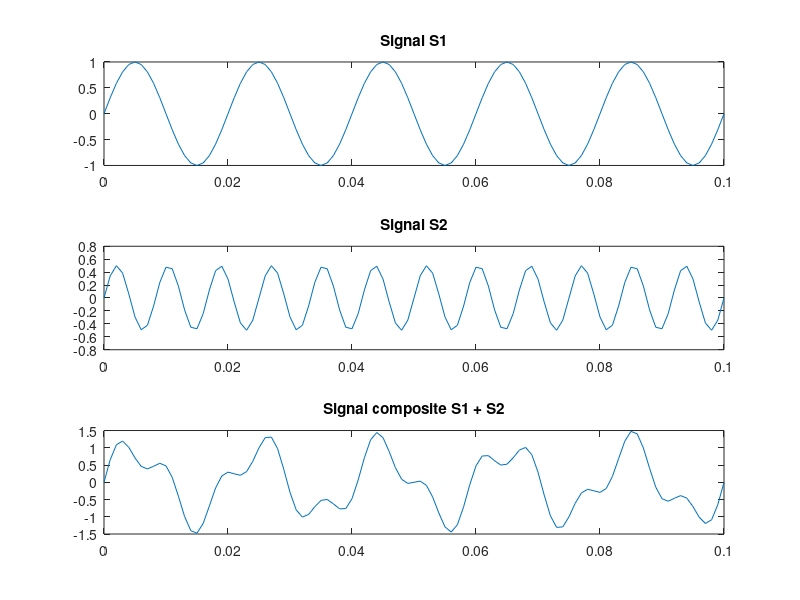

Here is the MATLAB script that generated this plot:
t = 0:0.001:0.1;

S1 = sin(2*pi*50*t);
S2 = 0.5*sin(2*pi*120*t);
S = S1 + S2;

figure;
subplot(3,1,1);
plot(t,S1); title('Signal S1');

subplot(3,1,2);
plot(t,S2); title('Signal S2');

subplot(3,1,3);
plot(t,S); title('Signal composite S1 + S2');
